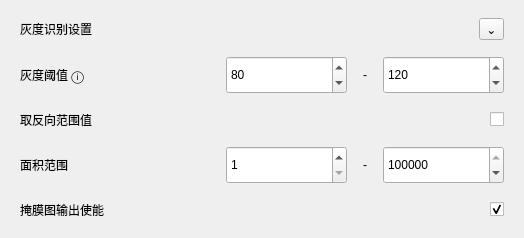
                  <widget class="QFrame" name="grayRecognitionSettingsCard">
                   <property name="frameShape">
                    <enum>QFrame::NoFrame</enum>
                   </property>
                   <property name="panelRole" stdset="0">
                    <string>configCard</string>
                   </property>
                   <layout class="QVBoxLayout" name="verticalLayout_grayRecognitionSettings">
                    <property name="spacing">
                     <number>16</number>
                    </property>
                    <property name="leftMargin">
                     <number>20</number>
                    </property>
                    <property name="topMargin">
                     <number>18</number>
                    </property>
                    <property name="rightMargin">
                     <number>20</number>
                    </property>
                    <property name="bottomMargin">
                     <number>18</number>
                    </property>
                    <item>
                     <layout class="QHBoxLayout" name="horizontalLayout_grayHeader">
                      <property name="leftMargin">
                       <number>0</number>
                      </property>
                      <property name="topMargin">
                       <number>0</number>
                      </property>
                      <property name="rightMargin">
                       <number>0</number>
                      </property>
                      <property name="bottomMargin">
                       <number>0</number>
                      </property>
                      <item>
                       <widget class="QLabel" name="grayRecognitionSettingsTitleLabel">
                        <property name="text">
                         <string>灰度识别设置</string>
                        </property>
                        <property name="role" stdset="0">
                         <string>cardTitle</string>
                        </property>
                       </widget>
                      </item>
                      <item>
                       <spacer name="horizontalLayout_grayHeaderSpacer">
                        <property name="orientation">
                         <enum>Qt::Horizontal</enum>
                        </property>
                        <property name="sizeHint" stdset="0">
                         <size>
                          <width>40</width>
                          <height>20</height>
                         </size>
                        </property>
                       </spacer>
                      </item>
                      <item>
                       <widget class="QToolButton" name="grayCollapseButton">
                        <property name="text">
                         <string>⌄</string>
                        </property>
                        <property name="role" stdset="0">
                         <string>collapseCard</string>
                        </property>
                       </widget>
                      </item>
                     </layout>
                    </item>
                    <item>
                     <layout class="QHBoxLayout" name="horizontalLayout_grayThreshold">
                      <property name="leftMargin">
                       <number>0</number>
                      </property>
                      <property name="topMargin">
                       <number>0</number>
                      </property>
                      <property name="rightMargin">
                       <number>0</number>
                      </property>
                      <property name="bottomMargin">
                       <number>0</number>
                      </property>
                      <item>
                       <widget class="QLabel" name="grayThresholdLabel">
                        <property name="minimumSize">
                         <size>
                          <width>150</width>
                          <height>0</height>
                         </size>
                        </property>
                        <property name="text">
                         <string>灰度阈值 ⓘ</string>
                        </property>
                        <property name="role" stdset="0">
                         <string>rowField</string>
                        </property>
                       </widget>
                      </item>
                      <item>
                       <spacer name="horizontalSpacer">
                        <property name="orientation">
                         <enum>Qt::Horizontal</enum>
                        </property>
                        <property name="sizeHint" stdset="0">
                         <size>
                          <width>40</width>
                          <height>20</height>
                         </size>
                        </property>
                       </spacer>
                      </item>
                      <item>
                       <widget class="QSpinBox" name="minGraySpinBox">
                        <property name="sizePolicy">
                         <sizepolicy hsizetype="Fixed" vsizetype="Fixed">
                          <horstretch>0</horstretch>
                          <verstretch>0</verstretch>
                         </sizepolicy>
                        </property>
                        <property name="minimumSize">
                         <size>
                          <width>121</width>
                          <height>38</height>
                         </size>
                        </property>
                        <property name="maximumSize">
                         <size>
                          <width>121</width>
                          <height>38</height>
                         </size>
                        </property>
                        <property name="minimum">
                         <number>1</number>
                        </property>
                        <property name="maximum">
                         <number>255</number>
                        </property>
                        <property name="value">
                         <number>80</number>
                        </property>
                       </widget>
                      </item>
                      <item>
                       <widget class="QLabel" name="horizontalLayout_grayThresholdDashLabel">
                        <property name="text">
                         <string>-</string>
                        </property>
                        <property name="alignment">
                         <set>Qt::AlignCenter</set>
                        </property>
                       </widget>
                      </item>
                      <item>
                       <widget class="QSpinBox" name="maxGraySpinBox">
                        <property name="sizePolicy">
                         <sizepolicy hsizetype="Fixed" vsizetype="Fixed">
                          <horstretch>0</horstretch>
                          <verstretch>0</verstretch>
                         </sizepolicy>
                        </property>
                        <property name="minimumSize">
                         <size>
                          <width>121</width>
                          <height>38</height>
                         </size>
                        </property>
                        <property name="maximumSize">
                         <size>
                          <width>121</width>
                          <height>38</height>
                         </size>
                        </property>
                        <property name="minimum">
                         <number>0</number>
                        </property>
                        <property name="maximum">
                         <number>255</number>
                        </property>
                        <property name="value">
                         <number>120</number>
                        </property>
                       </widget>
                      </item>
                     </layout>
                    </item>
                    <item>
                     <layout class="QHBoxLayout" name="horizontalLayout_invertRange">
                      <property name="leftMargin">
                       <number>0</number>
                      </property>
                      <property name="topMargin">
                       <number>0</number>
                      </property>
                      <property name="rightMargin">
                       <number>0</number>
                      </property>
                      <property name="bottomMargin">
                       <number>0</number>
                      </property>
                      <item>
                       <widget class="QLabel" name="invertRangeLabel">
                        <property name="minimumSize">
                         <size>
                          <width>260</width>
                          <height>0</height>
                         </size>
                        </property>
                        <property name="text">
                         <string>取反向范围值</string>
                        </property>
                        <property name="role" stdset="0">
                         <string>rowField</string>
                        </property>
                       </widget>
                      </item>
                      <item>
                       <spacer name="horizontalSpacer_invertRange">
                        <property name="orientation">
                         <enum>Qt::Horizontal</enum>
                        </property>
                        <property name="sizeHint" stdset="0">
                         <size>
                          <width>40</width>
                          <height>20</height>
                         </size>
                        </property>
                       </spacer>
                      </item>
                      <item>
                       <widget class="QCheckBox" name="invertRangeSwitch">
                        <property name="text">
                         <string/>
                        </property>
                       </widget>
                      </item>
                     </layout>
                    </item>
                    <item>
                     <layout class="QHBoxLayout" name="horizontalLayout_areaRange">
                      <property name="leftMargin">
                       <number>0</number>
                      </property>
                      <property name="topMargin">
                       <number>0</number>
                      </property>
                      <property name="rightMargin">
                       <number>0</number>
                      </property>
                      <property name="bottomMargin">
                       <number>0</number>
                      </property>
                      <item>
                       <widget class="QLabel" name="areaRangeLabel">
                        <property name="minimumSize">
                         <size>
                          <width>150</width>
                          <height>0</height>
                         </size>
                        </property>
                        <property name="text">
                         <string>面积范围</string>
                        </property>
                        <property name="role" stdset="0">
                         <string>rowField</string>
                        </property>
                       </widget>
                      </item>
                      <item>
                       <spacer name="horizontalSpacer_2">
                        <property name="orientation">
                         <enum>Qt::Horizontal</enum>
                        </property>
                        <property name="sizeHint" stdset="0">
                         <size>
                          <width>40</width>
                          <height>20</height>
                         </size>
                        </property>
                       </spacer>
                      </item>
                      <item>
                       <widget class="QSpinBox" name="minAreaSpinBox">
                        <property name="sizePolicy">
                         <sizepolicy hsizetype="Fixed" vsizetype="Fixed">
                          <horstretch>0</horstretch>
                          <verstretch>0</verstretch>
                         </sizepolicy>
                        </property>
                        <property name="minimumSize">
                         <size>
                          <width>121</width>
                          <height>38</height>
                         </size>
                        </property>
                        <property name="maximumSize">
                         <size>
                          <width>121</width>
                          <height>38</height>
                         </size>
                        </property>
                        <property name="minimum">
                         <number>1</number>
                        </property>
                        <property name="maximum">
                         <number>99999999</number>
                        </property>
                        <property name="value">
                         <number>1</number>
                        </property>
                       </widget>
                      </item>
                      <item>
                       <widget class="QLabel" name="horizontalLayout_areaRangeDashLabel">
                        <property name="text">
                         <string>-</string>
                        </property>
                        <property name="alignment">
                         <set>Qt::AlignCenter</set>
                        </property>
                       </widget>
                      </item>
                      <item>
                       <widget class="QSpinBox" name="maxAreaSpinBox">
                        <property name="sizePolicy">
                         <sizepolicy hsizetype="Fixed" vsizetype="Fixed">
                          <horstretch>0</horstretch>
                          <verstretch>0</verstretch>
                         </sizepolicy>
                        </property>
                        <property name="minimumSize">
                         <size>
                          <width>121</width>
                          <height>38</height>
                         </size>
                        </property>
                        <property name="maximumSize">
                         <size>
                          <width>121</width>
                          <height>38</height>
                         </size>
                        </property>
                        <property name="minimum">
                         <number>0</number>
                        </property>
                        <property name="maximum">
                         <number>99999999</number>
                        </property>
                        <property name="value">
                         <number>9000000</number>
                        </property>
                       </widget>
                      </item>
                     </layout>
                    </item>
                    <item>
                     <layout class="QHBoxLayout" name="horizontalLayout_maskOutput">
                      <property name="leftMargin">
                       <number>0</number>
                      </property>
                      <property name="topMargin">
                       <number>0</number>
                      </property>
                      <property name="rightMargin">
                       <number>0</number>
                      </property>
                      <property name="bottomMargin">
                       <number>0</number>
                      </property>
                      <item>
                       <widget class="QLabel" name="maskOutputLabel">
                        <property name="minimumSize">
                         <size>
                          <width>260</width>
                          <height>0</height>
                         </size>
                        </property>
                        <property name="text">
                         <string>掩膜图输出使能</string>
                        </property>
                        <property name="role" stdset="0">
                         <string>rowField</string>
                        </property>
                       </widget>
                      </item>
                      <item>
                       <spacer name="horizontalSpacer_maskOutput">
                        <property name="orientation">
                         <enum>Qt::Horizontal</enum>
                        </property>
                        <property name="sizeHint" stdset="0">
                         <size>
                          <width>40</width>
                          <height>20</height>
                         </size>
                        </property>
                       </spacer>
                      </item>
                      <item>
                       <widget class="QCheckBox" name="maskOutputSwitch">
                        <property name="text">
                         <string/>
                        </property>
                        <property name="checked">
                         <bool>true</bool>
                        </property>
                       </widget>
                      </item>
                     </layout>
                    </item>
                   </layout>
                  </widget>
